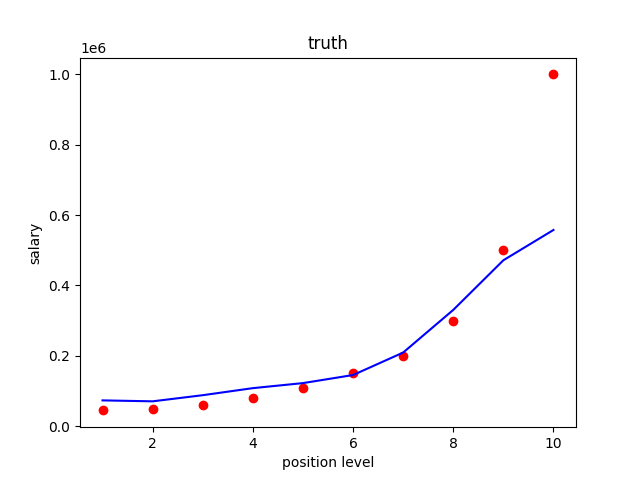

Here is the Python script that generated this plot:
import numpy as np
import matplotlib.pyplot as plt
import pandas as pd
from sklearn.preprocessing import StandardScaler
from sklearn.svm import SVR

# Importing dataset
dataset = pd.read_csv('Position_Salaries.csv')
x = dataset.iloc[:, 1:-1].values
y = dataset.iloc[:,-1].values
y = y.reshape(len(y),1)
print("independant data:")
print(x)
print("dependant data:")
print(y)

# Feature scaling
sc_x = StandardScaler()
x = sc_x.fit_transform(x)
sc_y = StandardScaler()
y = sc_y.fit_transform(y)
print("x")
print(x)
print("y")
print(y)

# Training the SVR model on the whole dataset
regressor = SVR(kernel = 'rbf')
regressor.fit(x, y.ravel())

# Predecting a new result
print("prediction")
print(sc_y.inverse_transform(regressor.predict(sc_x.transform([[6.5]]))))

# Visualising the SVR results
plt.scatter(sc_x.inverse_transform(x),sc_y.inverse_transform(y), color='red')
plt.plot(sc_x.inverse_transform(x), sc_y.inverse_transform(regressor.predict(x)),color='blue')
plt.title('truth')
plt.xlabel('position level')
plt.ylabel('salary')
plt.show()

# Visualising the SVR results(greater resuluion)
x_grid = np.arange(min(sc_x.inverse_transform(x)), max(sc_x.inverse_transform(x)), 0.1)
x_grid = x_grid.reshape((len(x_grid), 1))
plt.scatter(sc_x.inverse_transform(x),sc_y.inverse_transform(y), color='red')
plt.plot(x_grid, sc_y.inverse_transform(regressor.predict(sc_x.transform(x_grid))),color='blue')
plt.title('truth')
plt.xlabel('position level')
plt.ylabel('salary')
plt.show()
